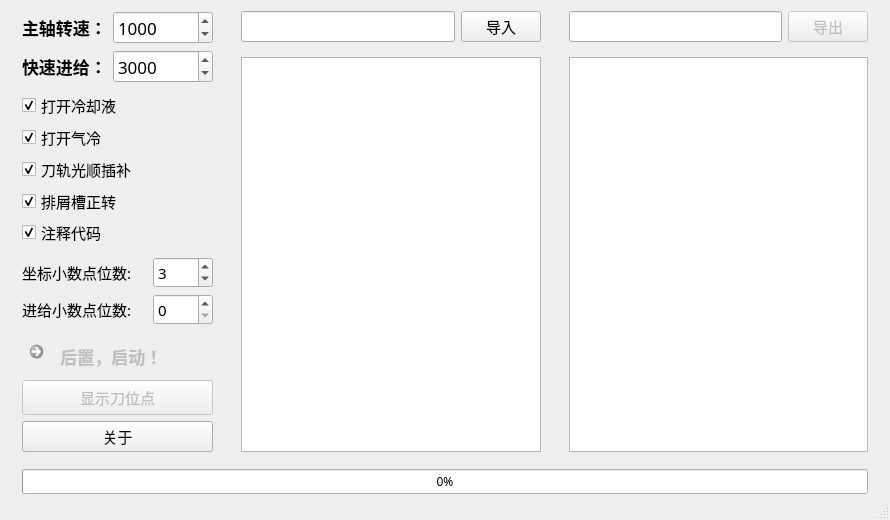
<?xml version="1.0" encoding="UTF-8"?>
<ui version="4.0">
 <class>MainWindowClass</class>
 <widget class="QMainWindow" name="MainWindowClass">
  <property name="geometry">
   <rect>
    <x>0</x>
    <y>0</y>
    <width>890</width>
    <height>520</height>
   </rect>
  </property>
  <property name="minimumSize">
   <size>
    <width>0</width>
    <height>520</height>
   </size>
  </property>
  <property name="maximumSize">
   <size>
    <width>16777215</width>
    <height>16777215</height>
   </size>
  </property>
  <property name="font">
   <font>
    <family>微软雅黑 Light</family>
   </font>
  </property>
  <property name="windowTitle">
   <string>三轴刀轨后处理</string>
  </property>
  <property name="windowIcon">
   <iconset>
    <normaloff>机床.ico</normaloff>机床.ico</iconset>
  </property>
  <widget class="QWidget" name="centralWidget">
   <layout class="QVBoxLayout" name="verticalLayout_5">
    <property name="topMargin">
     <number>0</number>
    </property>
    <property name="bottomMargin">
     <number>0</number>
    </property>
    <item>
     <widget class="QWidget" name="widget_7" native="true">
      <layout class="QHBoxLayout" name="horizontalLayout_4">
       <property name="leftMargin">
        <number>0</number>
       </property>
       <property name="topMargin">
        <number>0</number>
       </property>
       <property name="rightMargin">
        <number>0</number>
       </property>
       <property name="bottomMargin">
        <number>0</number>
       </property>
       <item>
        <widget class="QWidget" name="widget_8" native="true">
         <layout class="QVBoxLayout" name="verticalLayout_3">
          <item>
           <widget class="QWidget" name="widget_3" native="true">
            <property name="minimumSize">
             <size>
              <width>0</width>
              <height>0</height>
             </size>
            </property>
            <property name="font">
             <font>
              <family>微软雅黑 Light</family>
              <pointsize>11</pointsize>
             </font>
            </property>
            <layout class="QHBoxLayout" name="horizontalLayout_3">
             <property name="leftMargin">
              <number>0</number>
             </property>
             <property name="topMargin">
              <number>0</number>
             </property>
             <property name="rightMargin">
              <number>0</number>
             </property>
             <property name="bottomMargin">
              <number>0</number>
             </property>
             <item>
              <widget class="QLabel" name="label">
               <property name="font">
                <font>
                 <family>微软雅黑</family>
                 <pointsize>13</pointsize>
                 <weight>75</weight>
                 <bold>true</bold>
                </font>
               </property>
               <property name="text">
                <string>主轴转速：</string>
               </property>
              </widget>
             </item>
             <item>
              <widget class="QSpinBox" name="spinSpindleSpeed">
               <property name="minimumSize">
                <size>
                 <width>100</width>
                 <height>0</height>
                </size>
               </property>
               <property name="font">
                <font>
                 <family>微软雅黑 Light</family>
                 <pointsize>13</pointsize>
                </font>
               </property>
               <property name="suffix">
                <string/>
               </property>
               <property name="maximum">
                <number>10000</number>
               </property>
               <property name="value">
                <number>1000</number>
               </property>
              </widget>
             </item>
            </layout>
           </widget>
          </item>
          <item>
           <widget class="QWidget" name="widget_10" native="true">
            <property name="minimumSize">
             <size>
              <width>0</width>
              <height>0</height>
             </size>
            </property>
            <property name="font">
             <font>
              <family>微软雅黑 Light</family>
              <pointsize>11</pointsize>
             </font>
            </property>
            <layout class="QHBoxLayout" name="horizontalLayout_6">
             <property name="leftMargin">
              <number>0</number>
             </property>
             <property name="topMargin">
              <number>0</number>
             </property>
             <property name="rightMargin">
              <number>0</number>
             </property>
             <property name="bottomMargin">
              <number>0</number>
             </property>
             <item>
              <widget class="QLabel" name="label_5">
               <property name="font">
                <font>
                 <family>微软雅黑</family>
                 <pointsize>13</pointsize>
                 <weight>75</weight>
                 <bold>true</bold>
                </font>
               </property>
               <property name="text">
                <string>快速进给：</string>
               </property>
              </widget>
             </item>
             <item>
              <widget class="QSpinBox" name="spinRapidFeed">
               <property name="minimumSize">
                <size>
                 <width>100</width>
                 <height>0</height>
                </size>
               </property>
               <property name="font">
                <font>
                 <family>微软雅黑 Light</family>
                 <pointsize>13</pointsize>
                </font>
               </property>
               <property name="suffix">
                <string/>
               </property>
               <property name="maximum">
                <number>10000</number>
               </property>
               <property name="value">
                <number>3000</number>
               </property>
              </widget>
             </item>
            </layout>
           </widget>
          </item>
          <item>
           <widget class="QWidget" name="widget" native="true">
            <layout class="QVBoxLayout" name="verticalLayout_2">
             <property name="leftMargin">
              <number>0</number>
             </property>
             <property name="topMargin">
              <number>3</number>
             </property>
             <property name="rightMargin">
              <number>0</number>
             </property>
             <property name="bottomMargin">
              <number>3</number>
             </property>
             <item>
              <widget class="QCheckBox" name="checkLiquidCool">
               <property name="font">
                <font>
                 <family>微软雅黑 Light</family>
                 <pointsize>11</pointsize>
                </font>
               </property>
               <property name="text">
                <string>打开冷却液</string>
               </property>
               <property name="checked">
                <bool>true</bool>
               </property>
              </widget>
             </item>
             <item>
              <widget class="QCheckBox" name="checkGasCool">
               <property name="font">
                <font>
                 <family>微软雅黑 Light</family>
                 <pointsize>11</pointsize>
                </font>
               </property>
               <property name="text">
                <string>打开气冷</string>
               </property>
               <property name="checked">
                <bool>true</bool>
               </property>
              </widget>
             </item>
             <item>
              <widget class="QCheckBox" name="checkSmooth">
               <property name="font">
                <font>
                 <family>微软雅黑 Light</family>
                 <pointsize>11</pointsize>
                </font>
               </property>
               <property name="text">
                <string>刀轨光顺插补</string>
               </property>
               <property name="checked">
                <bool>true</bool>
               </property>
              </widget>
             </item>
             <item>
              <widget class="QCheckBox" name="checkGrooveTurn">
               <property name="font">
                <font>
                 <family>微软雅黑 Light</family>
                 <pointsize>11</pointsize>
                </font>
               </property>
               <property name="text">
                <string>排屑槽正转</string>
               </property>
               <property name="checked">
                <bool>true</bool>
               </property>
              </widget>
             </item>
             <item>
              <widget class="QCheckBox" name="checkComment">
               <property name="maximumSize">
                <size>
                 <width>100</width>
                 <height>16777215</height>
                </size>
               </property>
               <property name="font">
                <font>
                 <family>微软雅黑 Light</family>
                 <pointsize>11</pointsize>
                </font>
               </property>
               <property name="text">
                <string>注释代码</string>
               </property>
               <property name="checked">
                <bool>true</bool>
               </property>
              </widget>
             </item>
            </layout>
           </widget>
          </item>
          <item>
           <widget class="QWidget" name="widget_9" native="true">
            <property name="font">
             <font>
              <family>微软雅黑 Light</family>
              <pointsize>11</pointsize>
             </font>
            </property>
            <layout class="QGridLayout" name="gridLayout">
             <property name="leftMargin">
              <number>0</number>
             </property>
             <property name="topMargin">
              <number>3</number>
             </property>
             <property name="rightMargin">
              <number>0</number>
             </property>
             <property name="bottomMargin">
              <number>3</number>
             </property>
             <item row="0" column="0">
              <widget class="QLabel" name="label_3">
               <property name="text">
                <string>坐标小数点位数:</string>
               </property>
              </widget>
             </item>
             <item row="0" column="1">
              <widget class="QSpinBox" name="spinPrecisionCoordinate">
               <property name="maximumSize">
                <size>
                 <width>60</width>
                 <height>16777215</height>
                </size>
               </property>
               <property name="maximum">
                <number>6</number>
               </property>
               <property name="value">
                <number>3</number>
               </property>
              </widget>
             </item>
             <item row="1" column="0">
              <widget class="QLabel" name="label_4">
               <property name="text">
                <string>进给小数点位数:</string>
               </property>
              </widget>
             </item>
             <item row="1" column="1">
              <widget class="QSpinBox" name="spinPrecisionFeedrate">
               <property name="maximumSize">
                <size>
                 <width>60</width>
                 <height>16777215</height>
                </size>
               </property>
               <property name="maximum">
                <number>6</number>
               </property>
               <property name="value">
                <number>0</number>
               </property>
              </widget>
             </item>
            </layout>
           </widget>
          </item>
          <item>
           <widget class="QCommandLinkButton" name="buttonStartProcess">
            <property name="enabled">
             <bool>false</bool>
            </property>
            <property name="sizePolicy">
             <sizepolicy hsizetype="Preferred" vsizetype="Maximum">
              <horstretch>0</horstretch>
              <verstretch>0</verstretch>
             </sizepolicy>
            </property>
            <property name="maximumSize">
             <size>
              <width>16777215</width>
              <height>16777215</height>
             </size>
            </property>
            <property name="font">
             <font>
              <family>Segoe UI</family>
              <pointsize>13</pointsize>
              <weight>75</weight>
              <bold>true</bold>
             </font>
            </property>
            <property name="text">
             <string>  后置，启动！</string>
            </property>
           </widget>
          </item>
          <item>
           <spacer name="verticalSpacer">
            <property name="orientation">
             <enum>Qt::Vertical</enum>
            </property>
            <property name="sizeHint" stdset="0">
             <size>
              <width>20</width>
              <height>60</height>
             </size>
            </property>
           </spacer>
          </item>
          <item>
           <widget class="QPushButton" name="visualButton">
            <property name="enabled">
             <bool>false</bool>
            </property>
            <property name="minimumSize">
             <size>
              <width>0</width>
              <height>35</height>
             </size>
            </property>
            <property name="maximumSize">
             <size>
              <width>16777215</width>
              <height>16777215</height>
             </size>
            </property>
            <property name="font">
             <font>
              <family>微软雅黑 Light</family>
              <pointsize>11</pointsize>
             </font>
            </property>
            <property name="text">
             <string>显示刀位点</string>
            </property>
           </widget>
          </item>
          <item>
           <widget class="QPushButton" name="buttonMessage">
            <property name="font">
             <font>
              <family>微软雅黑 Light</family>
              <pointsize>11</pointsize>
             </font>
            </property>
            <property name="text">
             <string>关于</string>
            </property>
           </widget>
          </item>
         </layout>
        </widget>
       </item>
       <item>
        <widget class="QWidget" name="widget_5" native="true">
         <layout class="QVBoxLayout" name="verticalLayout">
          <item>
           <widget class="QWidget" name="widget_2" native="true">
            <property name="sizePolicy">
             <sizepolicy hsizetype="Preferred" vsizetype="Maximum">
              <horstretch>0</horstretch>
              <verstretch>0</verstretch>
             </sizepolicy>
            </property>
            <layout class="QHBoxLayout" name="horizontalLayout">
             <property name="leftMargin">
              <number>0</number>
             </property>
             <property name="topMargin">
              <number>0</number>
             </property>
             <property name="rightMargin">
              <number>0</number>
             </property>
             <property name="bottomMargin">
              <number>9</number>
             </property>
             <item>
              <widget class="QLineEdit" name="lineOpenFile">
               <property name="sizePolicy">
                <sizepolicy hsizetype="Expanding" vsizetype="Preferred">
                 <horstretch>0</horstretch>
                 <verstretch>0</verstretch>
                </sizepolicy>
               </property>
               <property name="font">
                <font>
                 <family>微软雅黑 Light</family>
                 <pointsize>11</pointsize>
                </font>
               </property>
               <property name="readOnly">
                <bool>true</bool>
               </property>
              </widget>
             </item>
             <item>
              <widget class="QPushButton" name="buttonOpenFile">
               <property name="minimumSize">
                <size>
                 <width>70</width>
                 <height>30</height>
                </size>
               </property>
               <property name="font">
                <font>
                 <family>微软雅黑 Light</family>
                 <pointsize>11</pointsize>
                </font>
               </property>
               <property name="text">
                <string>导入</string>
               </property>
              </widget>
             </item>
            </layout>
           </widget>
          </item>
          <item>
           <widget class="QTextBrowser" name="textClsCode">
            <property name="minimumSize">
             <size>
              <width>0</width>
              <height>0</height>
             </size>
            </property>
            <property name="maximumSize">
             <size>
              <width>16777215</width>
              <height>16777215</height>
             </size>
            </property>
            <property name="font">
             <font>
              <family>Consolas</family>
              <pointsize>10</pointsize>
             </font>
            </property>
            <property name="verticalScrollBarPolicy">
             <enum>Qt::ScrollBarAsNeeded</enum>
            </property>
            <property name="horizontalScrollBarPolicy">
             <enum>Qt::ScrollBarAsNeeded</enum>
            </property>
            <property name="readOnly">
             <bool>true</bool>
            </property>
           </widget>
          </item>
         </layout>
        </widget>
       </item>
       <item>
        <widget class="QWidget" name="widget_6" native="true">
         <layout class="QVBoxLayout" name="verticalLayout_4">
          <item>
           <widget class="QWidget" name="widget_4" native="true">
            <layout class="QHBoxLayout" name="horizontalLayout_2">
             <property name="leftMargin">
              <number>0</number>
             </property>
             <property name="topMargin">
              <number>0</number>
             </property>
             <property name="rightMargin">
              <number>0</number>
             </property>
             <property name="bottomMargin">
              <number>9</number>
             </property>
             <item>
              <widget class="QLineEdit" name="lineSaveFile">
               <property name="sizePolicy">
                <sizepolicy hsizetype="Expanding" vsizetype="Preferred">
                 <horstretch>0</horstretch>
                 <verstretch>0</verstretch>
                </sizepolicy>
               </property>
               <property name="minimumSize">
                <size>
                 <width>0</width>
                 <height>0</height>
                </size>
               </property>
               <property name="font">
                <font>
                 <family>微软雅黑 Light</family>
                 <pointsize>11</pointsize>
                </font>
               </property>
               <property name="readOnly">
                <bool>true</bool>
               </property>
              </widget>
             </item>
             <item>
              <widget class="QPushButton" name="buttonSaveFile">
               <property name="enabled">
                <bool>false</bool>
               </property>
               <property name="minimumSize">
                <size>
                 <width>70</width>
                 <height>30</height>
                </size>
               </property>
               <property name="font">
                <font>
                 <family>微软雅黑 Light</family>
                 <pointsize>11</pointsize>
                </font>
               </property>
               <property name="text">
                <string>导出</string>
               </property>
              </widget>
             </item>
            </layout>
           </widget>
          </item>
          <item>
           <widget class="QTextEdit" name="textMpfCode">
            <property name="enabled">
             <bool>true</bool>
            </property>
            <property name="minimumSize">
             <size>
              <width>0</width>
              <height>0</height>
             </size>
            </property>
            <property name="maximumSize">
             <size>
              <width>16777215</width>
              <height>16777215</height>
             </size>
            </property>
            <property name="font">
             <font>
              <family>Consolas</family>
              <pointsize>10</pointsize>
             </font>
            </property>
            <property name="verticalScrollBarPolicy">
             <enum>Qt::ScrollBarAsNeeded</enum>
            </property>
            <property name="horizontalScrollBarPolicy">
             <enum>Qt::ScrollBarAsNeeded</enum>
            </property>
            <property name="readOnly">
             <bool>false</bool>
            </property>
           </widget>
          </item>
         </layout>
        </widget>
       </item>
      </layout>
     </widget>
    </item>
    <item>
     <widget class="QWidget" name="widget_11" native="true">
      <layout class="QGridLayout" name="gridLayout_2">
       <property name="topMargin">
        <number>0</number>
       </property>
       <property name="bottomMargin">
        <number>3</number>
       </property>
       <item row="0" column="0">
        <widget class="QProgressBar" name="progressBar">
         <property name="value">
          <number>0</number>
         </property>
        </widget>
       </item>
      </layout>
     </widget>
    </item>
   </layout>
  </widget>
  <widget class="QStatusBar" name="statusBar">
   <property name="font">
    <font>
     <family>Times New Roman</family>
     <pointsize>11</pointsize>
    </font>
   </property>
  </widget>
  <action name="actionInfo">
   <property name="text">
    <string>关于本软件</string>
   </property>
  </action>
  <action name="actionMCode">
   <property name="text">
    <string>M指令参考</string>
   </property>
  </action>
 </widget>
 <layoutdefault spacing="6" margin="11"/>
 <resources/>
 <connections/>
</ui>
